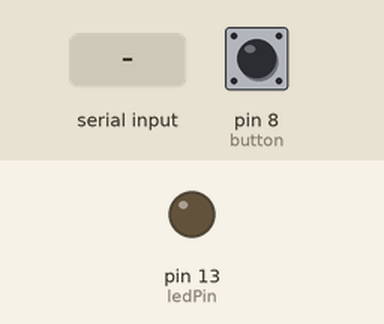
The sketch below on a simulated Arduino Uno, built with avr-gcc and run on an emulated ATmega328P. Parts: output pins drawn as LEDs (lit = HIGH). Inputs (shaded band) come from the test bench; at power-on: pin 8 (button) LOW. What the sketch prints to the serial monitor is not drawn.

Above: at 1.2 s.
1.3 s: "1" received over Serial
At 2.5 s:
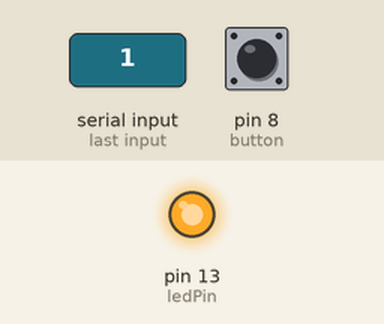
2.8 s: "0" received over Serial
At 3.8 s:
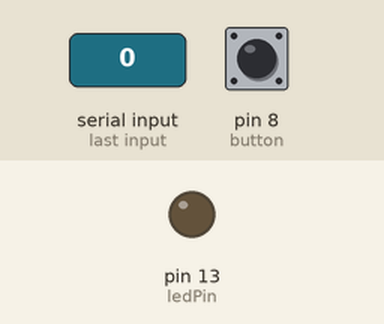
Timing chart, 0 to 5.8 s (numbered marks = the images above; inputs shaded):
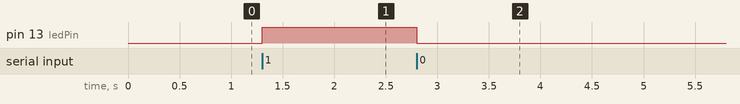

Measured:
- after the input at 1.3 s, pin 13 (ledPin): LOW → HIGH at once
- after the input at 2.8 s, pin 13 (ledPin): HIGH → LOW at once

The sketch:

Master.ino
```cpp
#define ledPin 13
#define button 8

int state = 0;
int buttonState = 0;

void setup() {
  pinMode(ledPin, OUTPUT);
  digitalWrite(ledPin, LOW);
  Serial.begin(38400); // Default communication rate of the Bluetooth module
}
void loop() {
 if(Serial.available() > 0){ // Checks whether data is comming from the serial port
    state = Serial.read(); // Reads the data from the serial port
 }
 // Controlling the LED
 if (state == '1') {
  digitalWrite(ledPin, HIGH); // LED ON
  state = 0;
 }
 else if (state == '0') {
  digitalWrite(ledPin, LOW); // LED ON
  state = 0;
 }

 // Reading the button
 buttonState = digitalRead(button);
 if (buttonState == HIGH) {
   Serial.write('1'); // Sends '1' to the master to turn on LED
 }
 else {
   Serial.write('0');
 }
}
```
